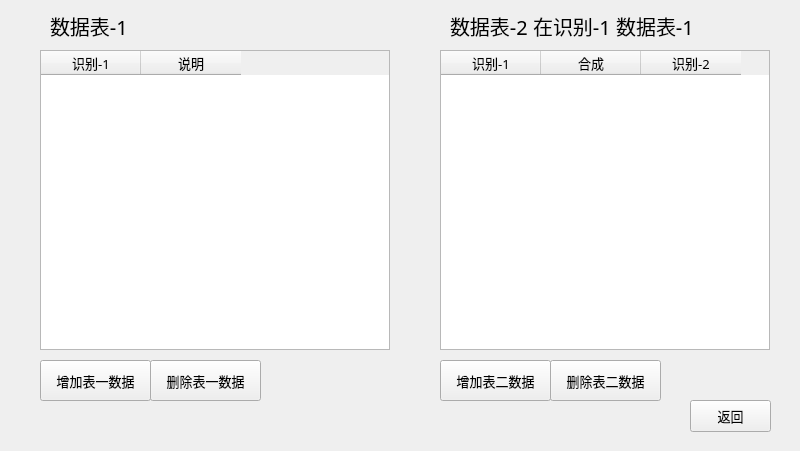
<?xml version="1.0" encoding="UTF-8"?>
<ui version="4.0">
 <class>VoiceIden</class>
 <widget class="QWidget" name="VoiceIden">
  <property name="geometry">
   <rect>
    <x>0</x>
    <y>0</y>
    <width>800</width>
    <height>451</height>
   </rect>
  </property>
  <property name="font">
   <font>
    <family>WenQuanYi Micro Hei</family>
    <pointsize>10</pointsize>
   </font>
  </property>
  <property name="windowTitle">
   <string>语音识别</string>
  </property>
  <widget class="QPushButton" name="buttonQuit">
   <property name="geometry">
    <rect>
     <x>690</x>
     <y>400</y>
     <width>81</width>
     <height>32</height>
    </rect>
   </property>
   <property name="text">
    <string>返回</string>
   </property>
  </widget>
  <widget class="QTableWidget" name="tableWidgetOne">
   <property name="geometry">
    <rect>
     <x>40</x>
     <y>50</y>
     <width>350</width>
     <height>300</height>
    </rect>
   </property>
   <column>
    <property name="text">
     <string>识别-1</string>
    </property>
   </column>
   <column>
    <property name="text">
     <string>说明</string>
    </property>
   </column>
  </widget>
  <widget class="QTableWidget" name="tableWidgetTwo">
   <property name="geometry">
    <rect>
     <x>440</x>
     <y>50</y>
     <width>330</width>
     <height>300</height>
    </rect>
   </property>
   <column>
    <property name="text">
     <string>识别-1</string>
    </property>
   </column>
   <column>
    <property name="text">
     <string>合成</string>
    </property>
   </column>
   <column>
    <property name="text">
     <string>识别-2</string>
    </property>
   </column>
  </widget>
  <widget class="QPushButton" name="buttonAddTable1">
   <property name="geometry">
    <rect>
     <x>40</x>
     <y>360</y>
     <width>111</width>
     <height>41</height>
    </rect>
   </property>
   <property name="text">
    <string>增加表一数据</string>
   </property>
  </widget>
  <widget class="QPushButton" name="buttonDeleteTable1">
   <property name="geometry">
    <rect>
     <x>150</x>
     <y>360</y>
     <width>111</width>
     <height>41</height>
    </rect>
   </property>
   <property name="text">
    <string>删除表一数据</string>
   </property>
  </widget>
  <widget class="QPushButton" name="buttonAddTable2">
   <property name="geometry">
    <rect>
     <x>440</x>
     <y>360</y>
     <width>111</width>
     <height>41</height>
    </rect>
   </property>
   <property name="text">
    <string>增加表二数据</string>
   </property>
  </widget>
  <widget class="QLabel" name="labelOne">
   <property name="geometry">
    <rect>
     <x>50</x>
     <y>10</y>
     <width>341</width>
     <height>31</height>
    </rect>
   </property>
   <property name="font">
    <font>
     <pointsize>15</pointsize>
    </font>
   </property>
   <property name="text">
    <string>数据表-1</string>
   </property>
  </widget>
  <widget class="QLabel" name="labelTwo">
   <property name="geometry">
    <rect>
     <x>450</x>
     <y>10</y>
     <width>311</width>
     <height>31</height>
    </rect>
   </property>
   <property name="font">
    <font>
     <pointsize>15</pointsize>
    </font>
   </property>
   <property name="text">
    <string>数据表-2 在识别-1 数据表-1</string>
   </property>
  </widget>
  <widget class="QPushButton" name="buttonDeleteTable2">
   <property name="geometry">
    <rect>
     <x>550</x>
     <y>360</y>
     <width>111</width>
     <height>41</height>
    </rect>
   </property>
   <property name="text">
    <string>删除表二数据</string>
   </property>
  </widget>
 </widget>
 <resources/>
 <connections/>
</ui>
